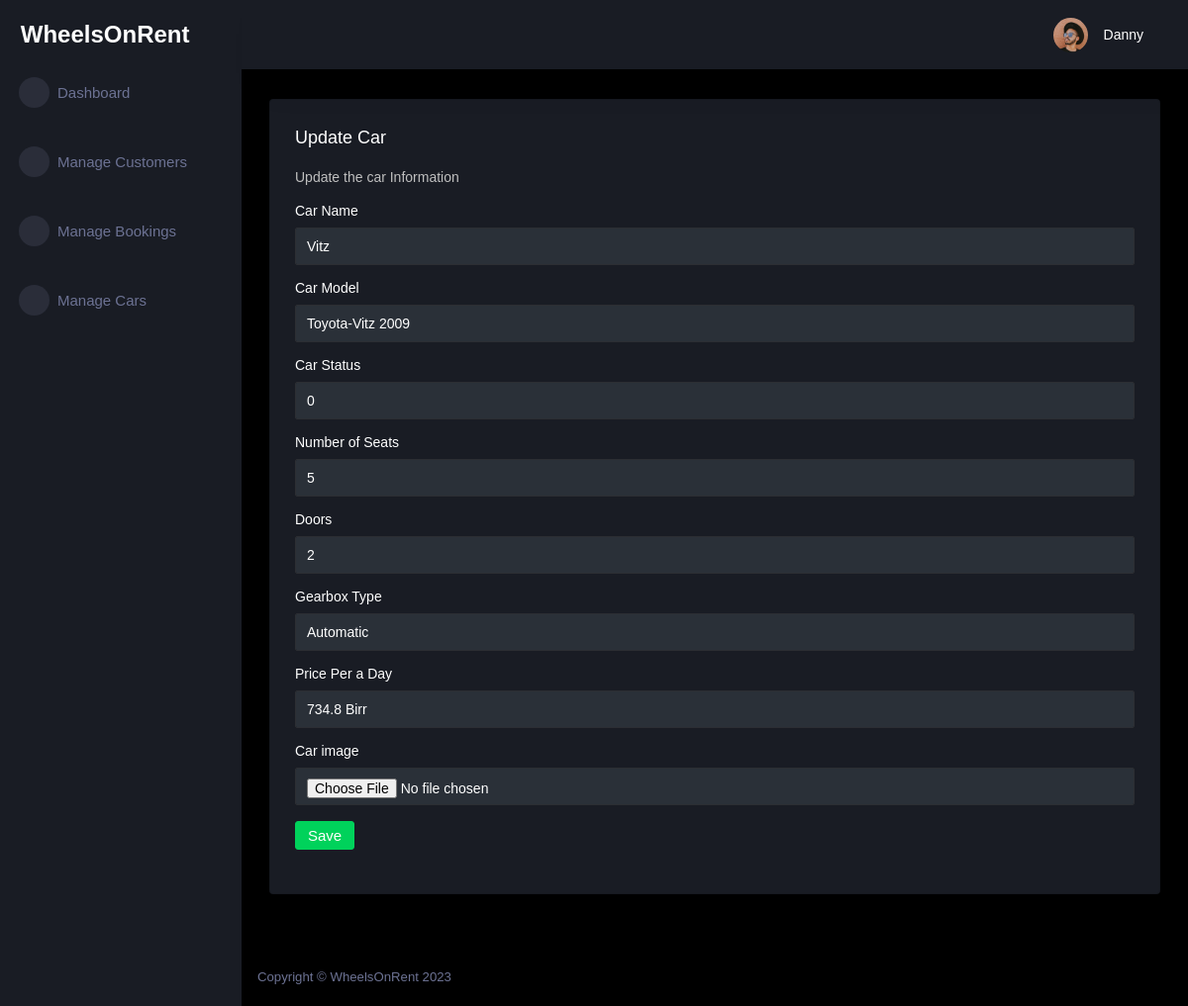
Page /14/update (signed in) on the earlier database version.
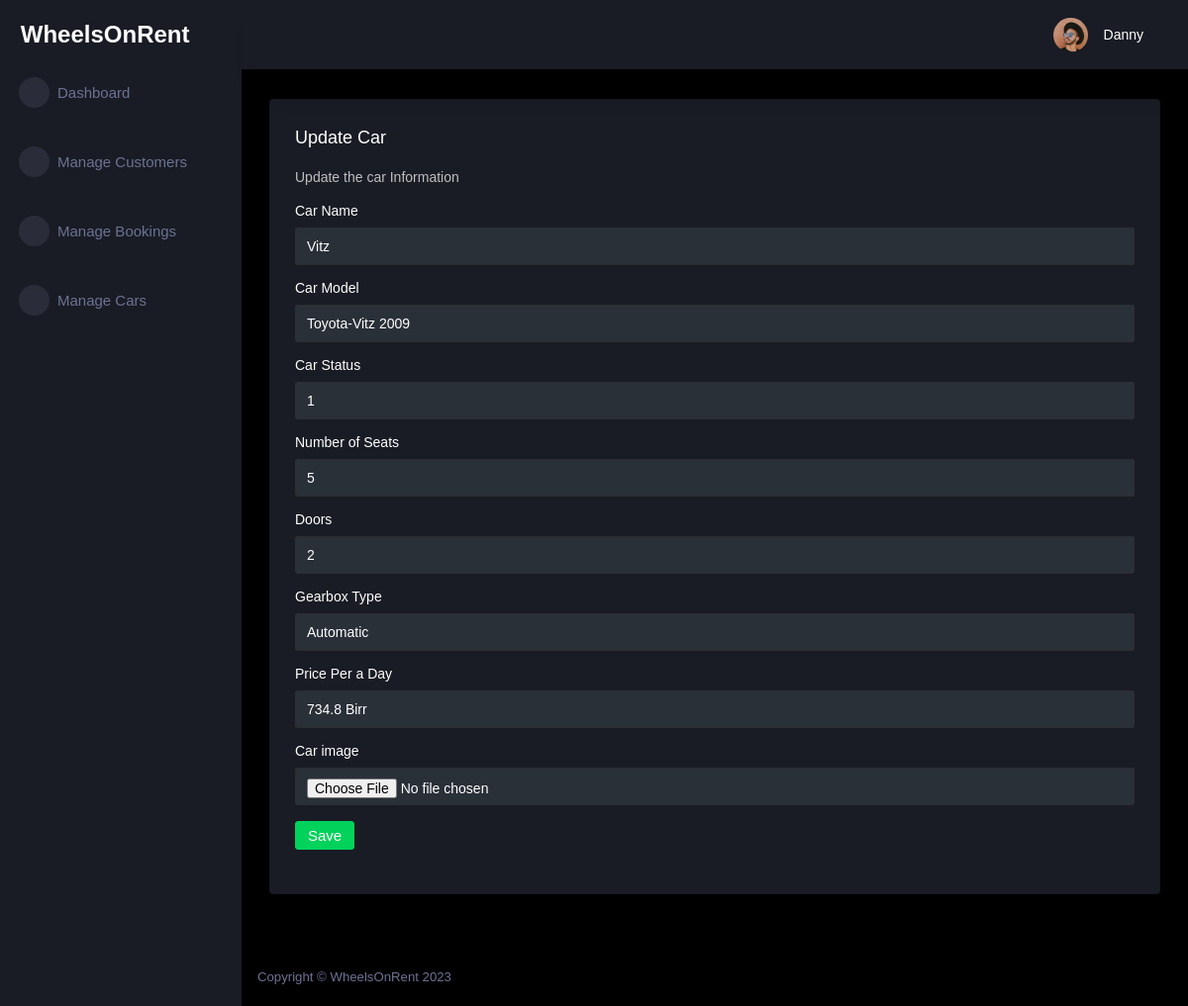
Same page on the later database version.
### tables this page shows
CREATE TABLE car (
  id INTEGER PRIMARY KEY AUTOINCREMENT,
  name TEXT NOT NULL,
  model TEXT NOT NULL,
  status TEXT NOT NULL,
  seat INTEGER NOT NULL,
  door INTEGER NOT NULL,
  gearbox TEXT NOT NULL,
  image TEXT
, price REAL NOT NULL DEFAULT 0.0);

### car_app/car.py (the view, shortened to what this page needs)
@bp.route('/<int:id>/update', methods=('GET', 'POST'))
@login_required
def update(id):
    car = get_car(id)
    return render_template('admin/car_update.html', car=car)

### car_app/car.py (called while the page is built)
def get_car(id, check_author=True):
    car = get_db().execute(
        'SELECT id, name, model, status, seat, door, gearbox, image, price'
        ' FROM car'
        ' WHERE car.id = ?',
        (id,)
    ).fetchone()
    if car is None:
        abort(404, f"Car id {id} doesn't exist.")
    return car

### car_app/customer.py (called while the page is built)
@bp.before_app_request
def load_logged_in_customer():
    customer_id = session.get('customer_id')
    if customer_id is None:
        g.customer = None
    else:
        g.customer = get_db().execute(
            'SELECT * FROM customer WHERE id = ?', (customer_id,)
        ).fetchone()

def login_required(view):
    @functools.wraps(view)
    def wrapped_view(**kwargs):
        if g.customer is None:
            return redirect(url_for('customer.login'))
        return view(**kwargs)
    return wrapped_view

### car_app/db.py (called while the page is built)
def get_db():
    if 'db' not in g:
        g.db = sqlite3.connect(
            current_app.config['DATABASE'],
            detect_types=sqlite3.PARSE_DECLTYPES
        )
        g.db.row_factory = sqlite3.Row
    return g.db

### car_app/templates/admin/car_update.html
{% extends 'admin/admin_base.html' %}
{% block content %}
<div class="content-wrapper">
  <div class="row">
    <div class="col-md-12 grid-margin stretch-card">
      <div class="card">
        <div class="card-body">
          <h4 class="card-title">Update Car</h4>
          <p class="card-description"> Update the car Information </p>
            <form class="forms-sample" method="post" enctype="multipart/form-data">
              <div class="form-group">
            <label for="name">Car Name</label>
            <input class="form-control" name="name" id="name" value="{{ request.form['name'] or car['name'] }}" required>
              </div>
            <div class="form-group">
            <label for="model">Car Model</label>
            <input class="form-control" name="model" id="model" value="{{ request.form['model'] or car['model'] }}" required>
          </div>
            <div class="form-group">
            <label for="status">Car Status</label>
            <input class="form-control" name="status" id="status" value="{{ request.form['status'] or car['status'] }}" required>
          </div>
            <div class="form-group">
            <label for="seat">Number of Seats</label>
            <input class="form-control" name="seat" id="seat" value="{{ request.form['seat'] or car['seat'] }}" required>
          </div>
            <div class="form-group">
            <label for="door">Doors</label>
            <input class="form-control" name="door" id="door" value="{{ request.form['door'] or car['door'] }}" required>
          </div>
            <div class="form-group">
            <label for="gearbox">Gearbox Type</label>
            <input class="form-control" name="gearbox" id="gearbox" value="{{ request.form['gearbox'] or car['gearbox'] }}" required>
            </div>
	    <div class="form-group">
            <label for="price">Price Per a Day</label>
            <input class="form-control" name="price" id="gearbox" value="{{ request.form['price'] or car['price'] }}" required>
	    </div>
            <div class="form-group">
            <label for="image">Car image</label>
            <input class="form-control" type="file" name="image" id="image" accept="image/*">
          </div>
            <div class="form-group">
            <input class="btn btn-success" type="submit" value="Save">
          </div>
          </form>
        </div>
      </div>
    </div>
  </div>
</div>
{% endblock %}

Differences in the rows shown:
changed car "Vitz": status "0" → "1"
